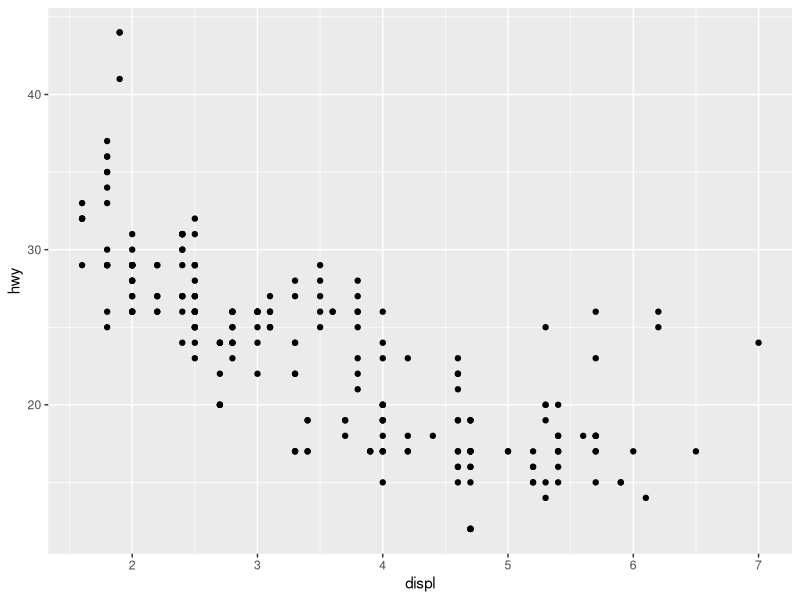
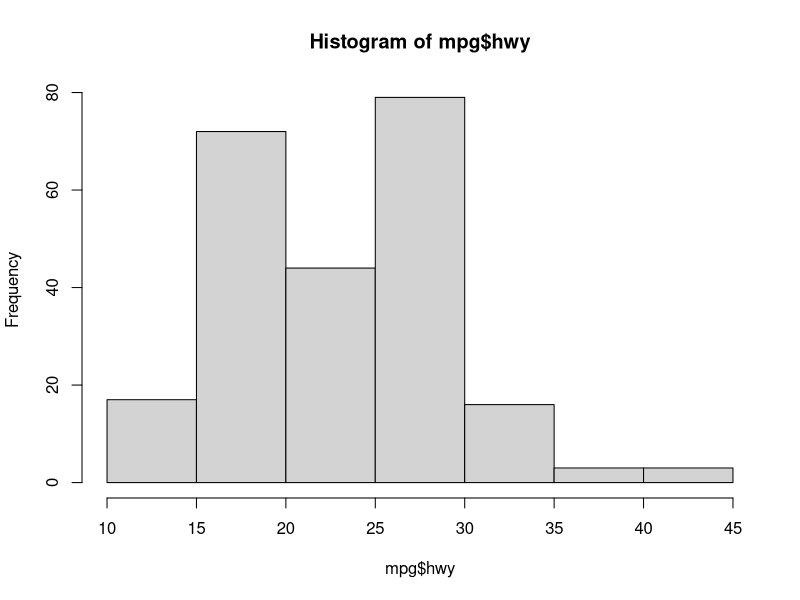

The R source for these figures, in order: (Note: this script raises an error after producing the figures.)
install.packages("dplyr")
install.packages("ggplot2")

#패키지 로드
library(dplyr)
library(ggplot2)

#데이터의 head를 추출
#즉, 데이터를 콘솔에 띄운다.
head(mpg)

#데이터행의 속성 설명.
#chr, num, int
str(mpg)

#데이터의 행열 표시
dim(mpg)

#모든 데이터의 요약 통계량을 구한다. 
#pandas DataFrame의 .describe와 같은 개념
summary(mpg)

#콘솔말고 화면에 DataFrame, 엑셀식으로 직접 볼 수 있음
View(mpg)

#회사별 연비 높은순 정렬
mpg %>%
  #group_by로 제조사별 그룹화 시킨 후
  group_by(manufacturer) %>%
  #연비의 평균값을 정리해서
  summarise(mean.hwy=mean(hwy)) %>%
  #desc, 즉 내림차 순으로 hwy, 연비를 정렬하여 출력
  arrange(desc(mean.hwy))


mpg %>%
  #필터를 ford라는 회사로만 지정
  filter(manufacturer=="ford") %>%
  #model을 그룹으로 묶어서 모델명 연비 조회
  group_by(model) %>%
  #모델명 연비 내림차순 출력
  arrange(desc(hwy))
  

#회귀분석, 배기량이 연비에 미치는 영향 회귀분석
#l은 소문자 엘
lm.mpg <- lm(data=mpg, hwy ~ displ)
summary(lm.mpg)

# 산점도 찍기
qplot(data = mpg, x=displ, y=hwy)

head(mpg)

#평균
mean(mpg$hwy)
#최대값
max(mpg$hwy)
#최소값
min(mpg$hwy)
#히스토그램 만들기
hist(mpg$hwy)

#변수 배정
a<-3
b<-2
c<-1.4

#연속형 변수 배정
aa <- c(1,2,3,4,5)
bb <- c(1:5)
cc <- seq(1, 5)
#2씩 증가하는 연속형 변수 배정
dd <- seq(1,15, by=2)

#지정된 연속형 변수에 연산 가능
aa+2
# 4 6 8 10 12
dd*3
# 3 9 15 21 27

#연속형 변수지만 length, 길이가 다르면 연산 불가
cc+dd
#길이가 같으므로 변수끼리 연산 가능
bb*cc

#변수에 글자 배정 가능
s <- 'a'
s2 <- 'text'
s3 <- 'hello world'

#문자열은 연산 불가
s+s2

#지정된 iterable변수의 평균 값 구하기
mean(aa)
#최대값
max(aa)
#최소값
min(aa)
#동일하게 c를 써주면 연속형 변수 생성 가능
ss <- c('a', 'a', 'c', 'c', 'd','d','d')
qplot(ss)

#연속 문자열 배정
ch <- c('Hello', 'world')
#paste를 활용하고 collapse, " " 공백을 줌으로써 문장 공백 추가하여 연결
paste(ch, collapse = " ")

#paste로 변경된 문자열을 다른 변수에 저장 
paste_ch <- paste(ch, collapse = " ")
paste_ch

#geom = 데이터를 표시하는 기준점, point를 사용했으니 .으로 표시
qplot(data = mpg, x = cty, y = hwy, geom = 'point')

#boxplot으로 표시, color로 색칠하기
qplot(data = mpg, x = drv, y = hwy, geom = 'boxplot', color=drv)

#함수사용법을 모를 때 가이드라인 확인하는법
?qplot











